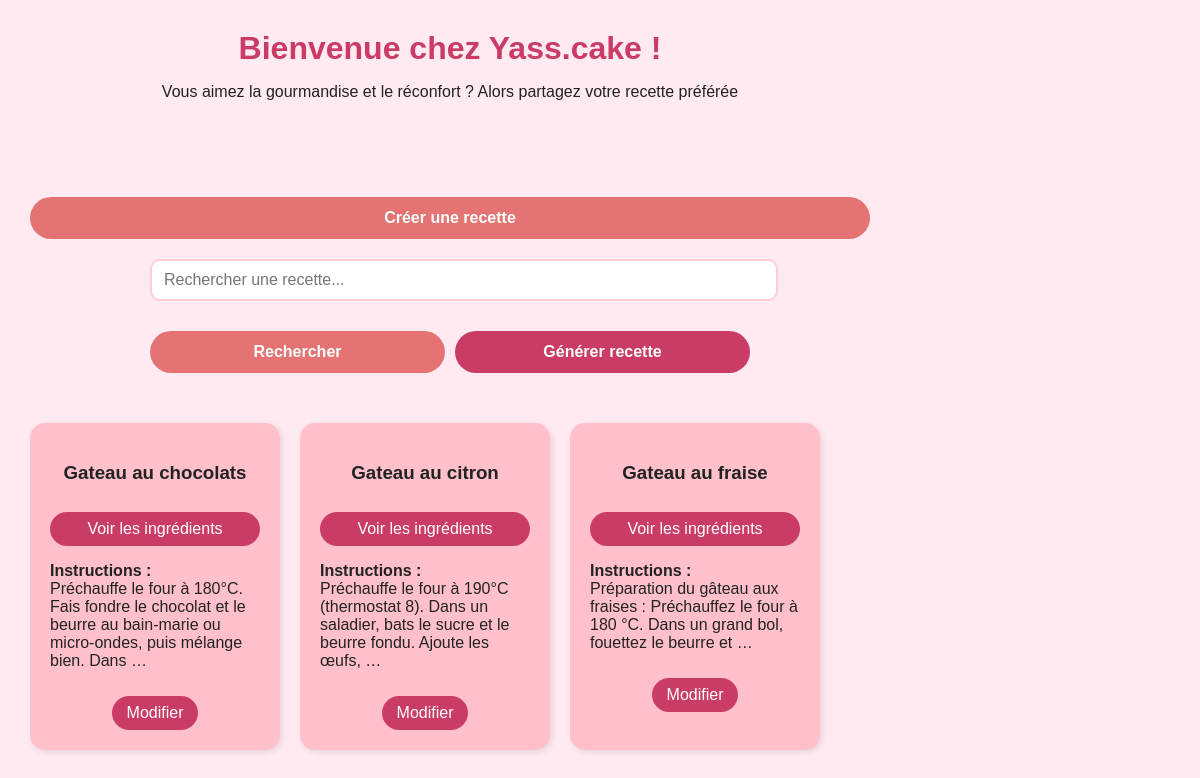
Before: / with the older database file.
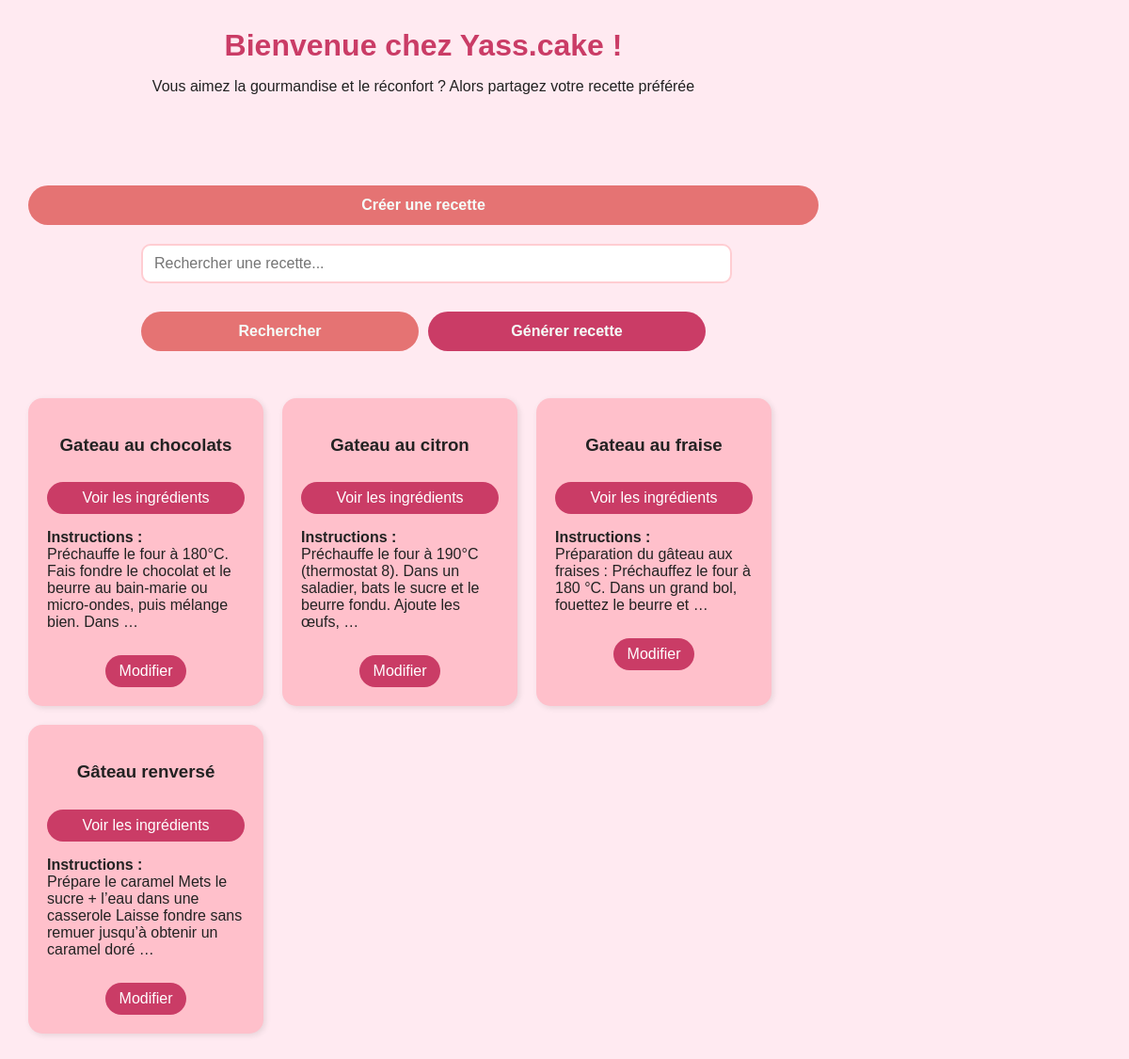
After: the same page with the newer database file.
### cakes/models.py (models this page shows, shortened)
class Recette(models.Model):
    nom = models.CharField(max_length=100)
    ingredients = models.TextField(default="Ingrédients à définir")
    instructions = models.TextField(default="Instructioons à définir")

### cakes/views.py (the view)
# urls.py: path('', views.accueil, name='accueil'),  # page d'accueil du blog
def accueil(request):
    query = request.GET.get('q')       # pour la barre de recherche (optionnel)
    generer = request.GET.get('gen')   # pour Ollama
    resultat_ollama = None
    if query:
        mots = query.split()
        q_object = Q()
        for mot in mots:
            q_object |= Q(nom__icontains=mot) | Q(ingredients__icontains=mot)
        cakes_recette = Recette.objects.filter(q_object).distinct()
    else:
        cakes_recette = Recette.objects.all()
    if generer:
        if query:  # si l'utilisateur a écrit quelque chose dans la barre
            prompt = f"Propose une recette simple de {query}"
        else:  # si la barre est vide, prompt par défaut
            prompt = "Propose une recette simple de gâteau au chocolat"
        resultat_ollama = appeler_ollama(prompt)
    return render(request, 'index.html', {
        'cakes_recette': cakes_recette,
        'resultat_ollama': resultat_ollama,
        'query': query
    })

### cakes/templates/index.html (shortened to what this page needs)
{% load static %}
<!DOCTYPE html>
<html lang="fr">
<head>
    <link rel="stylesheet" href="{% static 'cakes/css/stylecss.css' %}">
</head>
<body>
<header>
    <h1>Bienvenue chez Yass.cake !</h1>
    <p>Vous aimez la gourmandise et le réconfort ? Alors partagez votre recette préférée</p>
</header>
<main>
    <a href="{% url 'creation_recette' %}" class="btn_c">Créer une recette</a>
    <form method="GET" action="{% url 'accueil' %}" style="width:100%; max-width:600px; margin:0 auto 30px auto;">
        <input type="text" name="q" placeholder="Rechercher une recette..." value="{{ query|default:'' }}">
        <div style="display:flex; gap:10px; margin-top:10px;">
            <button type="submit" class="btn_c" style="flex:1; border:none;">Rechercher</button>
            <button type="submit" name="gen" value="1" class="btn_c" style="flex:1; background-color:#CA3C66; border:none;">Générer recette</button>
        </div>
    </form>
    {% block content %}
    {% for recette in cakes_recette %}
    <div class="card" id="recipe-{{ recette.id }}">
        <h3>{{ recette.nom }}</h3>
        <button class="btn btn-voir-ing" data-id="{{ recette.id }}" style="border:none; cursor:pointer;">
            Voir les ingrédients
        </button>
        <p><strong>Instructions :</strong><br>{{ recette.instructions|truncatewords:20 }}</p>
        <div style="display: flex; gap: 5px;">
            <a href="{% url 'modifier_recette' recette.id %}" class="btn">Modifier</a>
        </div>
    </div>
    {% empty %}
    <p>Aucune recette disponible pour le moment.</p>
    {% endfor %}
    {% endblock %}
</main>
</body>
</html>
</body>
</html>

Changed rows visible on the page:
added Recette: nom "Gâteau renversé", instructions "Prépare le caramel Mets le sucre + l’eau dans une casserole Laisse fondre sans remuer jusqu’à obtenir un caramel doré …"
